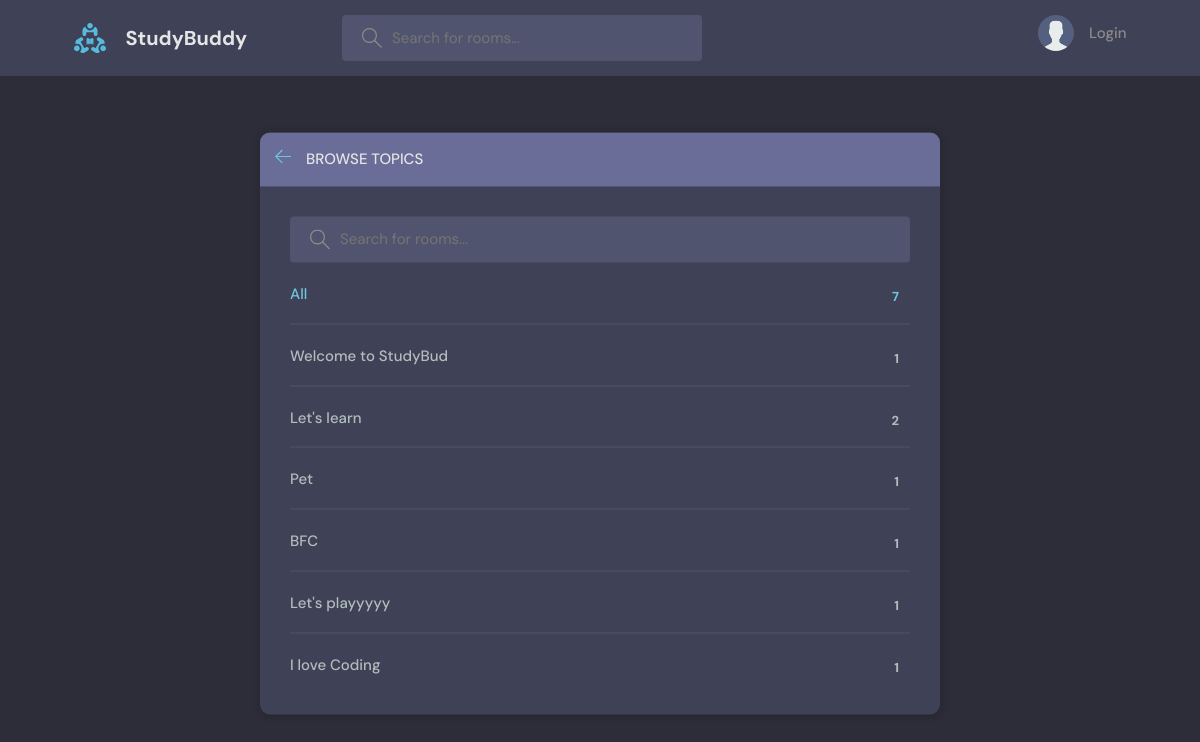
The app's page /topics with its own data.
### base/models.py (models this page shows, shortened)
class Topic(models.Model):
    name = models.CharField(max_length= 200)

### base/views.py (the view)
# urls.py: path("topics",views.topicsPage,name="topics"),
def topicsPage(request):
    q = request.GET.get('q') if request.GET.get('q')!=None else ""
    topics = Topic.objects.filter(name__icontains=q)
    topic_count =0
    for topic in topics:
        topic_count += topic.room_set.all().count()
    context = {"topics":topics,"topic_count":topic_count}
    return render(request,"base/topics.html",context)

### base/templates/base/topics.html (shortened to what this page needs)
{% extends "main.html" %}
{% block content %}
<main class="create-room layout">
    <div class="container">
        <div class="layout__box">
            <div class="layout__boxHeader">
                <div class="layout__boxTitle">
                    <a href="{% url "home" %}">
                    <svg version="1.1" xmlns="http://www.w3.org/2000/svg" width="32" height="32" viewBox="0 0 32 32">
                        <title>arrow-left</title>
                        <path
                            d="M13.723 2.286l-13.723 13.714 13.719 13.714 1.616-1.611-10.96-10.96h27.625v-2.286h-27.625l10.965-10.965-1.616-1.607z"
                        ></path>
                    </svg>
                    </a>
                    <h3>Browse Topics</h3>
                </div>
            </div>
            <div class="topics-page layout__body">
                <form class="header__search" method = 'GET' action="{% url "topics" %}">
                    <label>
                    <input type="text" name="q" placeholder="Search for rooms..." />
                    </label>
                </form>
                <ul class="topics__list">
                    <li>
                        <a href="{% url "home" %}" class="active">All <span>{{topic_count}}</span></a>
                    </li>
                    {% for topic in topics %}
                    <li>
                        <a href="{% url "home" %}?q={{topic.name}}">{{topic.name}} <span>{{topic.room_set.all.count}}</span></a>
                    </li>
                    {% endfor %}
                </ul>
            </div>
        </div>
    </div>
</main>
{% endblock content %}

### static/style/style.css (style rules this page uses)
:root { --color-main: #71c6dd; --color-main-light: #e1f6fb; --color-dark: #3f4156; --color-dark-medium: #51546e; --color-dark-light: #696d97; --color-light: #e5e5e5; --color-gray: #8b8b8b; --color-light-gray: #b2bdbd; --color-bg: #2d2d39; --color-success: #5dd693; --color-error: #fc4b0b; }
* { font-family: "DM Sans", -apple-system, BlinkMacSystemFont, "Segoe UI", Roboto, Oxygen, Ubuntu, Cantarell, "Open Sans", "Helvetica Neue", sans-serif; margin: 0; padding: 0; box-sizing: border-box; text-rendering: optimizeLegibility; font-size: inherit; }
html { font-size: 56.25%; }
@media only screen and (min-width: 1200px) { html { font-size: 62.5%; } }
body { line-height: 1.6; font-weight: 400; font-size: 1.5rem; color: var(--color-light-gray); background-color: var(--color-bg); min-height: 100vh; }
a { display: inline-block; color: var(--color-main); text-decoration: none; }
.container { max-width: 120rem; width: 90%; margin: auto; }
.header__search > label { background-color: var(--color-dark-medium); padding: 1.3rem 1rem; display: flex; align-items: center; gap: 1rem; border-radius: 4px; }
.header__search svg { fill: var(--color-gray); width: 2rem; height: 2rem; margin-left: 1rem; }
.header__search input { width: 30rem; background: transparent; border: none; outline: none; color: var(--color-light); }
.layout { margin-top: 2.4rem; }
.layout > .container { display: flex; justify-content: space-between; align-items: flex-start; }
.layout__box { width: 90%; max-width: 48rem; min-height: 40rem; position: absolute; top: 50%; left: 50%; transform: translate(-50%, -46%); background-color: var(--color-dark); border-radius: 1rem; box-shadow: 1px 1px 6px 3px rgba(0, 0, 0, 0.1); overflow: hidden; }
.layout__boxHeader { display: flex; padding: 1.5rem; background-color: var(--color-dark-light); }
.layout__boxTitle { display: flex; gap: 1.5rem; align-items: center; }
.layout__boxTitle h3 { text-transform: uppercase; font-weight: 500; color: var(--color-light); }
.layout__boxTitle svg { width: 1.6rem; height: 1.6rem; fill: var(--color-main); }
.layout__body { margin: 3rem; }
.topics__list { list-style: none; }
.topics__list li a { display: flex; justify-content: space-between; margin-bottom: 3rem; font-weight: 500; color: var(--color-light-gray); transition: all 0.3s ease-in-out; }
.topics__list li a.active, .topics__list li a:hover { color: var(--color-main); }
.topics__list li a span { padding: 0.5rem 1rem; background-color: var(--color-dark); border-radius: 3px; font-size: 1.3rem; font-weight: 700; letter-spacing: 1px; }
.topics-page .topics__list li:not(:last-child) a { margin: 2rem 0; padding-bottom: 1rem; text-decoration: none; border-bottom: 1px solid var(--color-dark-medium); }
.topics-page .header__search { display: block; }
.create-room.layout .layout__box { max-width: 68rem; }

### records on screen
Topic: name "Welcome to StudyBud", room_set.all.count "1"
Topic: name "Let's learn", room_set.all.count "2"
Topic: name "Pet", room_set.all.count "1"
Topic: name "BFC", room_set.all.count "1"
Topic: name "Let's playyyyy", room_set.all.count "1"
Topic: name "I love Coding", room_set.all.count "1"

### other values on screen
{{ topic_count }} "7"
